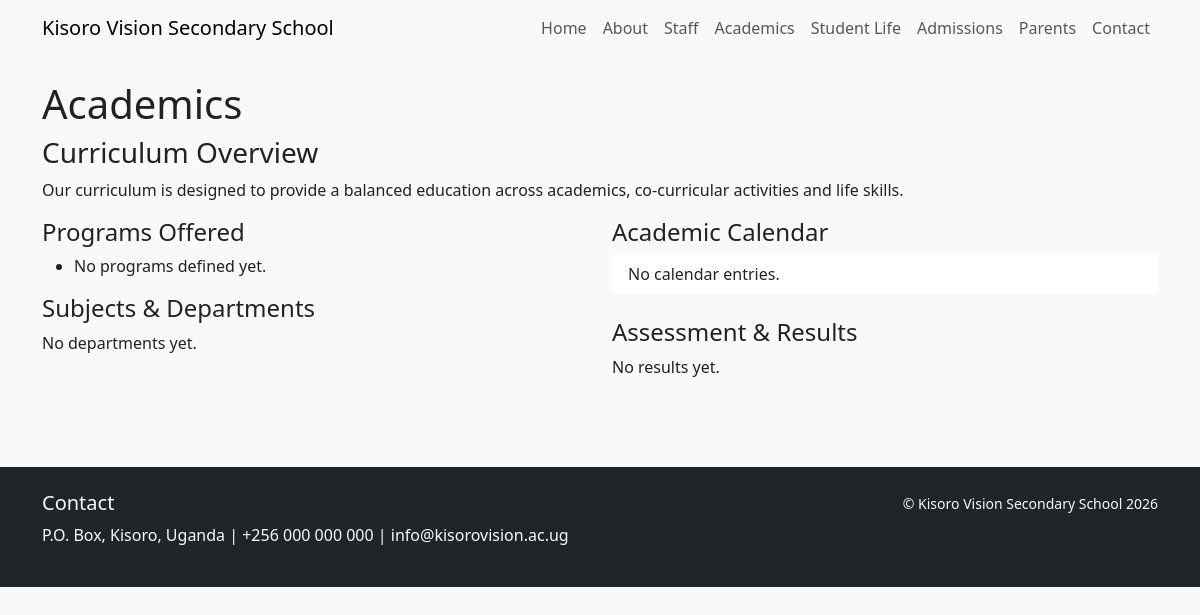
Screenshot of /academics/ with the database file from the repository.
### vision/models.py (models this page shows, shortened)
class SiteInfo(models.Model):
    school_name = models.CharField(max_length=200, default="Kisoro Vision Secondary School")
    motto = models.CharField(max_length=255, blank=True, default="Knowledge, Integrity, Service")
    principal_name = models.CharField(max_length=100, blank=True)
    principal_message = models.TextField(blank=True)
    contact_email = models.EmailField(blank=True)
    contact_phone = models.CharField(max_length=50, blank=True)
    address = models.TextField(blank=True)
    admissions_open = models.BooleanField(default=False)

### vision/views.py (the view)
# urls.py: path('academics/', views.academics, name='academics'),
def academics(request):
    departments = Department.objects.all()
    programs = Program.objects.all()
    subjects = Subject.objects.all()
    calendar = AcademicCalendarEntry.objects.all()[:12]
    results = AcademicResult.objects.all()[:6]
    context = {
        'departments': departments,
        'programs': programs,
        'subjects': subjects,
        'calendar': calendar,
        'results': results,
    }
    return render(request, 'vision/academics.html', context)

### vision/context_processors.py (called while the page is built)
def site_info(request):
    site = SiteInfo.objects.first()
    return {'siteinfo': site}

### vision/templates/vision/academics.html
{% extends 'vision/base.html' %}
{% block content %}
<h1>Academics</h1>
<h3>Curriculum Overview</h3>
<p>Our curriculum is designed to provide a balanced education across academics, co-curricular activities and life skills.</p>
<div class="row">
  <div class="col-md-6">
    <h4>Programs Offered</h4>
    <ul>
    {% for p in programs %}
      <li><strong>{{ p.name }}</strong> — {{ p.get_level_display }}<br>{{ p.overview|truncatewords:30 }}</li>
    {% empty %}
      <li>No programs defined yet.</li>
    {% endfor %}
    </ul>
    <h4>Subjects & Departments</h4>
    {% for d in departments %}
      <h5>{{ d.name }}</h5>
      <p>{{ d.description }}</p>
      <ul>
      {% for s in subjects|dictsort:"name" %}
        {% if s.department and s.department.id == d.id %}
        <li>{{ s.name }}{% if s.programs.all %} — for {% for pr in s.programs.all %}{{ pr.name }}{% if not forloop.last %}, {% endif %}{% endfor %}{% endif %}</li>
        {% endif %}
      {% endfor %}
      </ul>
    {% empty %}
      <p>No departments yet.</p>
    {% endfor %}
  </div>
  <div class="col-md-6">
    <h4>Academic Calendar</h4>
    <ul class="list-group">
      {% for c in calendar %}
      <li class="list-group-item d-flex justify-content-between align-items-start">
        <div>
          <div class="fw-bold">{{ c.title }}</div>
          <div class="small text-muted">{{ c.date }}</div>
          <div>{{ c.details|truncatewords:20 }}</div>
        </div>
      </li>
      {% empty %}
      <li class="list-group-item">No calendar entries.</li>
      {% endfor %}
    </ul>
    <h4 class="mt-4">Assessment & Results</h4>
    {% for r in results %}
      <div class="card mb-2">
        <div class="card-body">
          <h5 class="card-title">{{ r.program.name }} — {{ r.year }}</h5>
          <p class="card-text">{{ r.summary|truncatewords:30 }}</p>
        </div>
      </div>
    {% empty %}
      <p>No results yet.</p>
    {% endfor %}
  </div>
</div>
{% endblock %}

### vision/templates/vision/base.html (shortened to what this page needs)
{% load static %}
<!doctype html>
<html lang="en">
  <head>
    <link href="https://cdn.jsdelivr.net/npm/bootstrap@5.3.0/dist/css/bootstrap.min.css" rel="stylesheet">
    <link rel="stylesheet" href="{% static 'vision/styles.css' %}">
  </head>
  <body>
    <nav class="navbar navbar-expand-lg navbar-light bg-light">
      <div class="container">
        <a class="navbar-brand" href="/">{{ siteinfo.school_name|default:"Kisoro Vision Secondary" }}</a>
        <div class="collapse navbar-collapse" id="nav">
          <ul class="navbar-nav ms-auto">
            <li class="nav-item"><a class="nav-link" href="/">Home</a></li>
            <li class="nav-item"><a class="nav-link" href="/about/">About</a></li>
            <li class="nav-item"><a class="nav-link" href="/staff/">Staff</a></li>
            <li class="nav-item"><a class="nav-link" href="/academics/">Academics</a></li>
            <li class="nav-item"><a class="nav-link" href="/student-life/">Student Life</a></li>
            <li class="nav-item"><a class="nav-link" href="/admissions/apply/">Admissions</a></li>
            <li class="nav-item"><a class="nav-link" href="/parents/">Parents</a></li>
            <li class="nav-item"><a class="nav-link" href="#contact">Contact</a></li>
          </ul>
        </div>
      </div>
    </nav>
    <main class="py-4">
      <div class="container">
        {% block content %}{% endblock %}
      </div>
    </main>
    <footer class="bg-dark text-light py-4 mt-5">
      <div class="container">
        <div class="row">
          <div class="col-md-8">
            <h5>Contact</h5>
            <p>{{ siteinfo.address }} | {{ siteinfo.contact_phone }} | {{ siteinfo.contact_email }}</p>
          </div>
          <div class="col-md-4 text-md-end">
            <small>&copy; {{ siteinfo.school_name }} {% now "Y" %}</small>
          </div>
        </div>
      </div>
    </footer>
  </body>
</html>

### static/vision/styles.css (style rules this page uses)
body { font-family: "Segoe UI", Roboto, Arial, sans-serif; background: #f7f9fb; color: #222; }
.list-group-item { border: none; border-bottom: 1px solid rgba(0,0,0,0.04); }
.list-group-item:last-child { border-bottom: none; }
footer { background: #111827; color: #cbd5e1; }

### rows the page displays
SiteInfo: school_name "Kisoro Vision Secondary School", address "P.O. Box, Kisoro, Uganda", contact_phone "+256 000 000 000", contact_email "info@kisorovision.ac.ug"
